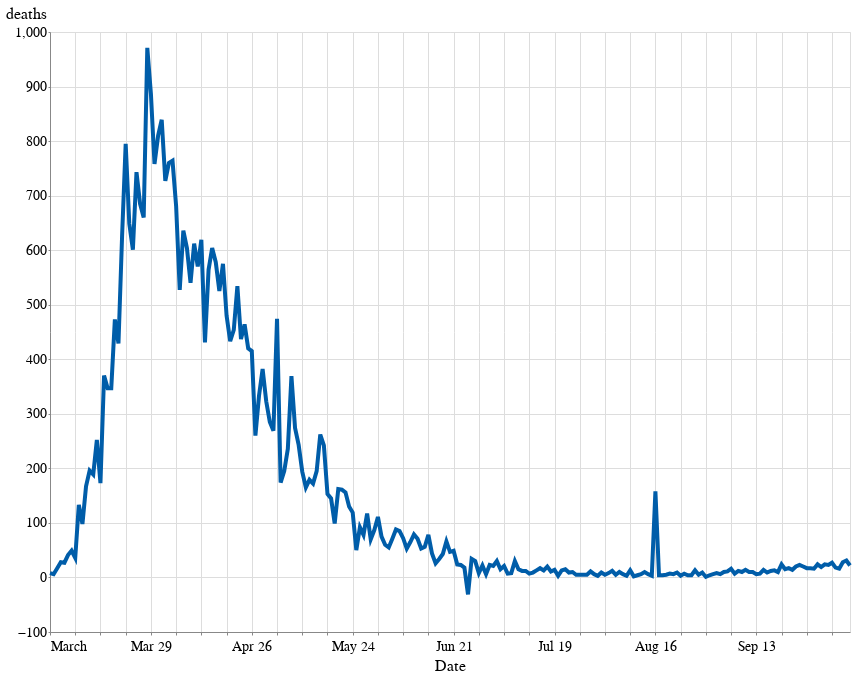

Here is the notebook cell this chart was saved with:
### Code cell
alt.Chart(country_df).mark_line().encode(
    x='Date:T',
    y='deaths',
    tooltip = ['Date', 'TotalCases', 'TotalDeaths', 'cases', 'deaths']
).properties(
    height=600,
    width=800
).transform_filter(
    (datum.TotalCases > 1000)
)

### Figure 1 — Vega-Lite specification as saved in the notebook (floating-point values rounded to 4 significant figures; data arrays with more than 128 entries replaced by an {"elided": "..."} marker saying what was removed)
{"config": {"view": {"width": 600, "height": 400}, "background": "#ffffff", "title": {"anchor": "start", "font": "Source Sans Pro, Arial, sans", "fontColor": "#000000", "fontSize": 24, "fontWeight": "bold"}, "arc": {"fill": "#005DA9"}, "area": {"fill": "#005DA9"}, "line": {"stroke": "#005DA9", "strokeWidth": 4}, "path": {"stroke": "#005DA9"}, "rect": {"fill": "#005DA9"}, "shape": {"stroke": "#005DA9"}, "bar": {"fill": "#005DA9"}, "point": {"stroke": "#005DA9"}, "symbol": {"fill": "#005DA9", "size": 60}, "axis": {"titleFont": "Source Sans Pro, sans", "titleFontSize": 16, "titleFontWeight": "normal", "labelFont": "Source Sans Pro, sans", "labelFontSize": 14, "labelFontWeight": "normal"}, "axisX": {"labelAngle": 0, "labelPadding": 4, "tickSize": 3}, "axisY": {"labelBaseline": "middle", "maxExtent": 45, "minExtent": 45, "tickSize": 2, "titleAlign": "left", "titleAngle": 0, "titleX": -45, "titleY": -11}, "headerFacet": {"titleFontSize": 16, "labelFontSize": 14}, "headerRow": {"titleFontSize": 16, "labelFontSize": 14}, "headerColumn": {"titleFontSize": 16, "labelFontSize": 14}, "legend": {"titleFont": "Source Sans Pro, sans", "titleFontSize": 16, "titleFontWeight": "normal", "symbolType": "circle", "labelFont": "Source Sans Pro, sans", "labelFontSize": 15}, "range": {"category": ["#AB377A", "#AEC067", "#9BC3B7", "#928285", "#F07F3C", "#FFE054", "#E30034", "#005DA9", "#644F54", "#5EA290", "#769F3B", "#812161", "#E36319", "#F5C631"]}}, "data": {"name": "data-6aab27480c71fcad5730a433da094b83"}, "mark": "line", "encoding": {"tooltip": [{"type": "temporal", "field": "Date"}, {"type": "quantitative", "field": "TotalCases"}, {"type": "quantitative", "field": "TotalDeaths"}, {"type": "quantitative", "field": "cases"}, {"type": "quantitative", "field": "deaths"}], "x": {"type": "temporal", "field": "Date"}, "y": {"type": "quantitative", "field": "deaths"}}, "height": 600, "transform": [{"filter": "(datum.TotalCases > 1000)"}], "width": 800, "$schema": "https://vega.github.io/schema/vega-lite/v4.8.1.json", "datasets": {"data-6aab27480c71fcad5730a433da094b83": {"elided": "284 records"}}}
